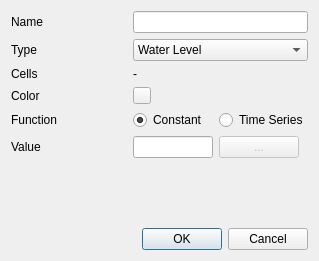
<?xml version="1.0" encoding="UTF-8"?>
<ui version="4.0">
 <class>VerticallyIntegratedHydrodynamicBoundaryConditionDialog</class>
 <widget class="QDialog" name="VerticallyIntegratedHydrodynamicBoundaryConditionDialog">
  <property name="geometry">
   <rect>
    <x>0</x>
    <y>0</y>
    <width>319</width>
    <height>261</height>
   </rect>
  </property>
  <property name="minimumSize">
   <size>
    <width>319</width>
    <height>261</height>
   </size>
  </property>
  <property name="maximumSize">
   <size>
    <width>319</width>
    <height>261</height>
   </size>
  </property>
  <property name="windowTitle">
   <string>Vertically Integrated Hydrodynamic Boundary Condition</string>
  </property>
  <layout class="QGridLayout" name="gridLayout">
   <item row="2" column="4" colspan="2">
    <widget class="QLabel" name="lblElementIds">
     <property name="sizePolicy">
      <sizepolicy hsizetype="Fixed" vsizetype="Preferred">
       <horstretch>0</horstretch>
       <verstretch>0</verstretch>
      </sizepolicy>
     </property>
     <property name="text">
      <string>-</string>
     </property>
    </widget>
   </item>
   <item row="4" column="0">
    <widget class="QLabel" name="label_6">
     <property name="text">
      <string>Function</string>
     </property>
    </widget>
   </item>
   <item row="5" column="0">
    <widget class="QLabel" name="lblConstant">
     <property name="text">
      <string>Value</string>
     </property>
    </widget>
   </item>
   <item row="5" column="5">
    <widget class="QPushButton" name="btnTimeSeries">
     <property name="enabled">
      <bool>false</bool>
     </property>
     <property name="sizePolicy">
      <sizepolicy hsizetype="Fixed" vsizetype="Fixed">
       <horstretch>0</horstretch>
       <verstretch>0</verstretch>
      </sizepolicy>
     </property>
     <property name="text">
      <string>...</string>
     </property>
    </widget>
   </item>
   <item row="2" column="0">
    <widget class="QLabel" name="lblElementLabel">
     <property name="text">
      <string>Cells</string>
     </property>
    </widget>
   </item>
   <item row="9" column="0" colspan="6">
    <widget class="QDialogButtonBox" name="buttonBox">
     <property name="orientation">
      <enum>Qt::Horizontal</enum>
     </property>
     <property name="standardButtons">
      <set>QDialogButtonBox::Cancel|QDialogButtonBox::Ok</set>
     </property>
    </widget>
   </item>
   <item row="1" column="4" colspan="2">
    <widget class="QComboBox" name="cbxType">
     <property name="currentIndex">
      <number>0</number>
     </property>
     <item>
      <property name="text">
       <string>Water Level</string>
      </property>
     </item>
     <item>
      <property name="text">
       <string>Water Flow</string>
      </property>
     </item>
     <item>
      <property name="text">
       <string>Normal Depth</string>
      </property>
     </item>
    </widget>
   </item>
   <item row="0" column="0">
    <widget class="QLabel" name="label_5">
     <property name="text">
      <string>Name</string>
     </property>
    </widget>
   </item>
   <item row="4" column="5">
    <widget class="QRadioButton" name="rdoTimeSeries">
     <property name="text">
      <string>Time Series</string>
     </property>
     <attribute name="buttonGroup">
      <string notr="true">buttonGroup_2</string>
     </attribute>
    </widget>
   </item>
   <item row="3" column="4">
    <widget class="QToolButton" name="btnCellColor">
     <property name="text">
      <string/>
     </property>
     <property name="iconSize">
      <size>
       <width>10</width>
       <height>10</height>
      </size>
     </property>
    </widget>
   </item>
   <item row="1" column="0">
    <widget class="QLabel" name="label_3">
     <property name="text">
      <string>Type</string>
     </property>
    </widget>
   </item>
   <item row="5" column="4">
    <widget class="QLineEdit" name="edtConstant">
     <property name="sizePolicy">
      <sizepolicy hsizetype="Fixed" vsizetype="Fixed">
       <horstretch>0</horstretch>
       <verstretch>0</verstretch>
      </sizepolicy>
     </property>
     <property name="maximumSize">
      <size>
       <width>80</width>
       <height>16777215</height>
      </size>
     </property>
    </widget>
   </item>
   <item row="4" column="4">
    <widget class="QRadioButton" name="rdoConstant">
     <property name="text">
      <string>Constant</string>
     </property>
     <property name="checked">
      <bool>true</bool>
     </property>
     <attribute name="buttonGroup">
      <string notr="true">buttonGroup_2</string>
     </attribute>
    </widget>
   </item>
   <item row="7" column="0">
    <spacer name="verticalSpacer">
     <property name="orientation">
      <enum>Qt::Vertical</enum>
     </property>
     <property name="sizeHint" stdset="0">
      <size>
       <width>20</width>
       <height>40</height>
      </size>
     </property>
    </spacer>
   </item>
   <item row="0" column="4" colspan="2">
    <widget class="QLineEdit" name="edtName"/>
   </item>
   <item row="3" column="0">
    <widget class="QLabel" name="label">
     <property name="text">
      <string>Color</string>
     </property>
    </widget>
   </item>
  </layout>
 </widget>
 <tabstops>
  <tabstop>edtName</tabstop>
  <tabstop>cbxType</tabstop>
  <tabstop>btnCellColor</tabstop>
  <tabstop>rdoConstant</tabstop>
  <tabstop>rdoTimeSeries</tabstop>
  <tabstop>edtConstant</tabstop>
  <tabstop>btnTimeSeries</tabstop>
 </tabstops>
 <resources>
  <include location="../../resources/resources.qrc"/>
 </resources>
 <connections>
  <connection>
   <sender>buttonBox</sender>
   <signal>accepted()</signal>
   <receiver>VerticallyIntegratedHydrodynamicBoundaryConditionDialog</receiver>
   <slot>accept()</slot>
   <hints>
    <hint type="sourcelabel">
     <x>248</x>
     <y>254</y>
    </hint>
    <hint type="destinationlabel">
     <x>157</x>
     <y>274</y>
    </hint>
   </hints>
  </connection>
  <connection>
   <sender>buttonBox</sender>
   <signal>rejected()</signal>
   <receiver>VerticallyIntegratedHydrodynamicBoundaryConditionDialog</receiver>
   <slot>reject()</slot>
   <hints>
    <hint type="sourcelabel">
     <x>316</x>
     <y>260</y>
    </hint>
    <hint type="destinationlabel">
     <x>286</x>
     <y>274</y>
    </hint>
   </hints>
  </connection>
  <connection>
   <sender>rdoConstant</sender>
   <signal>clicked(bool)</signal>
   <receiver>edtConstant</receiver>
   <slot>setEnabled(bool)</slot>
   <hints>
    <hint type="sourcelabel">
     <x>162</x>
     <y>72</y>
    </hint>
    <hint type="destinationlabel">
     <x>155</x>
     <y>100</y>
    </hint>
   </hints>
  </connection>
  <connection>
   <sender>rdoConstant</sender>
   <signal>clicked(bool)</signal>
   <receiver>btnTimeSeries</receiver>
   <slot>setDisabled(bool)</slot>
   <hints>
    <hint type="sourcelabel">
     <x>162</x>
     <y>72</y>
    </hint>
    <hint type="destinationlabel">
     <x>244</x>
     <y>101</y>
    </hint>
   </hints>
  </connection>
  <connection>
   <sender>rdoTimeSeries</sender>
   <signal>clicked(bool)</signal>
   <receiver>btnTimeSeries</receiver>
   <slot>setEnabled(bool)</slot>
   <hints>
    <hint type="sourcelabel">
     <x>270</x>
     <y>72</y>
    </hint>
    <hint type="destinationlabel">
     <x>244</x>
     <y>101</y>
    </hint>
   </hints>
  </connection>
  <connection>
   <sender>rdoTimeSeries</sender>
   <signal>clicked(bool)</signal>
   <receiver>edtConstant</receiver>
   <slot>setDisabled(bool)</slot>
   <hints>
    <hint type="sourcelabel">
     <x>270</x>
     <y>72</y>
    </hint>
    <hint type="destinationlabel">
     <x>155</x>
     <y>100</y>
    </hint>
   </hints>
  </connection>
 </connections>
 <buttongroups>
  <buttongroup name="buttonGroup_2"/>
 </buttongroups>
</ui>
